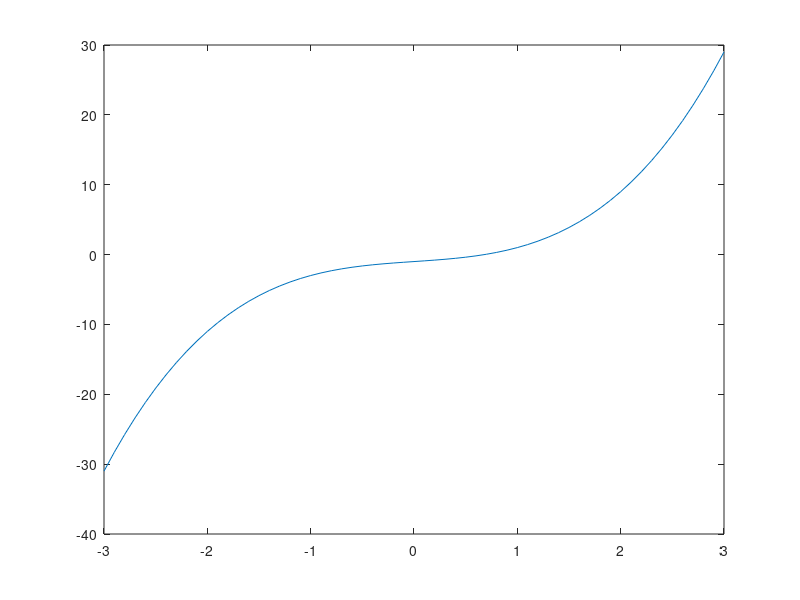

MATLAB code for this plot:
#EXERCICE4
#Resolution par la methode de Newton de l''equation x.^3+x-1;


eps=0.00001
x=[-3:0.1:3];
f=x.^3+x-1;
fprim=3*x.^2+1;


figure(1), plot(x,f);

# la courbe nous montre la presence d''une  racine: sur [-1,1] 

 

function [x1,N]=Newton(x0, eps)
  x1=x0-(x0.^3+x0-1)/(3*x0.^2+1);
  N=0;
  while abs(x1-x0)>eps
      x0=x1;
      x1=x0-(x0.^3+x0-1)/(3*x0.^2+1);
      N=N+1;
  end
end

x0=1;

 [x,N]=Newton(x0,eps);
disp(['Pour x0=1 '  ]);
disp(['x= '  num2str(x)]);
disp(['N= ' num2str(N)]);


